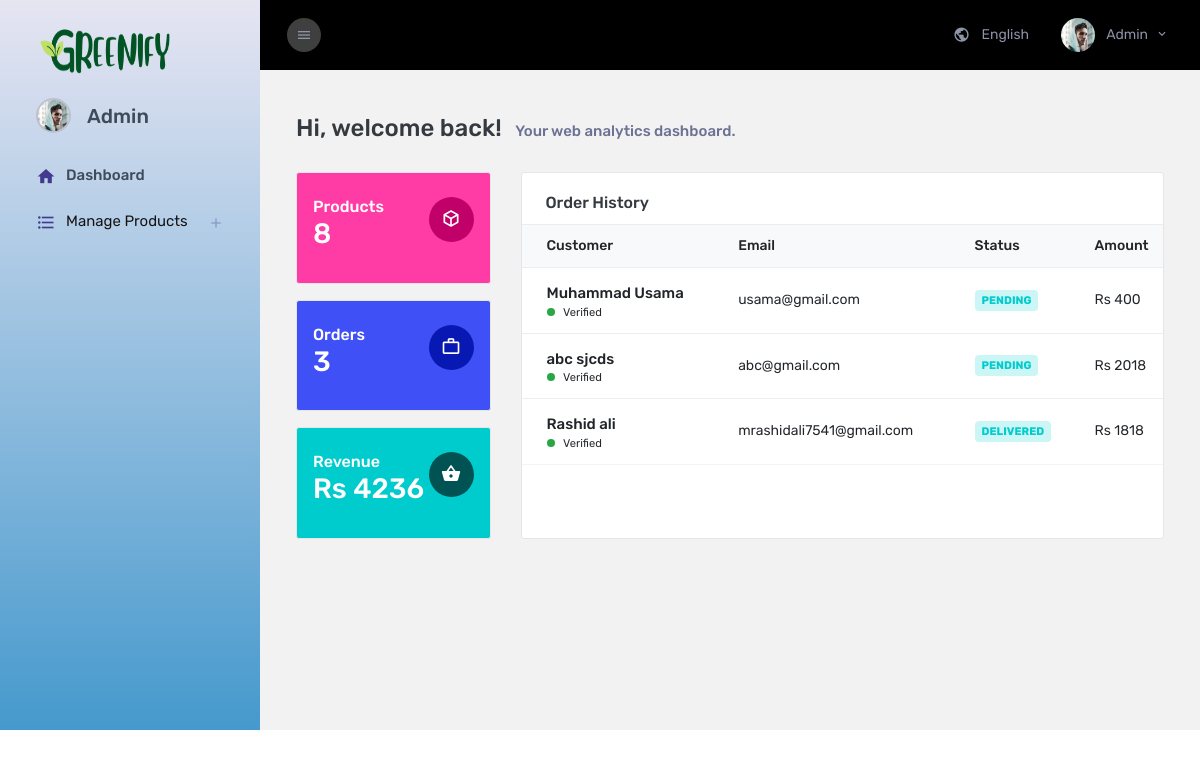
Page /admin/index.php?profile=10201221 (signed in) on the earlier database version.
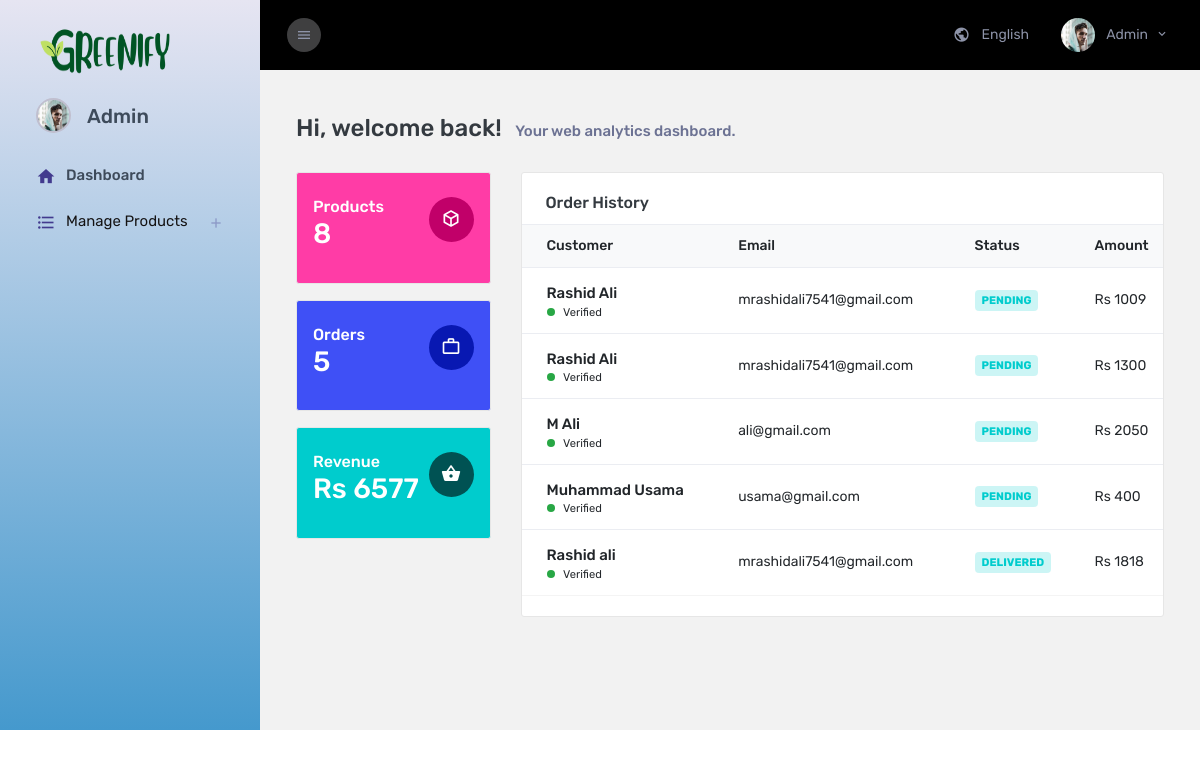
Same page on the later database version.
### tables this page shows
CREATE TABLE IF NOT EXISTS `register_users` (
  `id` int NOT NULL AUTO_INCREMENT,
  `userEmail` varchar(50) NOT NULL,
  `userPassword` varchar(50) NOT NULL,
  `firstName` text NOT NULL,
  `lastName` text NOT NULL,
  `gender` text NOT NULL,
  `address` varchar(100) NOT NULL,
  `dated` timestamp NOT NULL DEFAULT CURRENT_TIMESTAMP ON UPDATE CURRENT_TIMESTAMP,
  PRIMARY KEY (`id`)
);

CREATE TABLE IF NOT EXISTS `checkout` (
  `id` int NOT NULL AUTO_INCREMENT,
  `fname` text NOT NULL,
  `lname` text NOT NULL,
  `email` varchar(255) NOT NULL,
  `mobile` varchar(255) NOT NULL,
  `address` text NOT NULL,
  `amount` int NOT NULL,
  `user_id` varchar(11) NOT NULL DEFAULT '0',
  `payment_method` int NOT NULL,
  `order_status` text NOT NULL,
  `created_at` timestamp NOT NULL DEFAULT CURRENT_TIMESTAMP ON UPDATE CURRENT_TIMESTAMP,
  PRIMARY KEY (`id`)
);

### admin/index.php (the view, shortened to what this page needs)
<?php
    if(isset($_SESSION['logged_in_admin']) && $_SESSION['logged_in_admin'] == "admin")
    {
?>
<!DOCTYPE html>
<html lang="en">
  <head>
    <link rel="stylesheet" href="assets/vendors/mdi/css/materialdesignicons.min.css" />
    <link rel="stylesheet" href="assets/vendors/flag-icon-css/css/flag-icon.min.css" />
    <link rel="stylesheet" href="assets/vendors/css/vendor.bundle.base.css" />
    <link rel="stylesheet" href="assets/vendors/font-awesome/css/font-awesome.min.css" />
    <link rel="stylesheet" href="assets/vendors/bootstrap-datepicker/bootstrap-datepicker.min.css" />
    <link rel="stylesheet" href="assets/css/style.css" />
  </head>
  <body>
    <?php
                if(isset($_SESSION['logged_in_admin']) && $_SESSION['logged_in_admin'] == "admin")
                {
                    $con = mysqli_connect("localhost","root","","product_listing");
                    $profile = $_GET['profile'] - 10201211 ;
                    $user_id =  $profile;
                    $qry = "SELECT * FROM register_users WHERE id = '$user_id'";
                    $res = mysqli_query($con,$qry);
                    if(mysqli_num_rows($res) == 1)
                    {
                        $arr = mysqli_fetch_array($res);
    ?>
    <div class="container-scroller">
      <nav class="sidebar sidebar-offcanvas" id="sidebar">
        <div class="text-center sidebar-brand-wrapper d-flex align-items-center">
          <?php
            $profile =  $arr['id'] + 10201211;
            echo "<a class='sidebar-brand brand-logo' href='../../index.php?profile=$profile'><img src='assets/images/greenify.webp' alt='logo' /></a>";
          ?>
        </div>
        <ul class="nav">
          <li class="nav-item nav-profile mt-2">
            <a href="#" class="nav-link">
              <div class="nav-profile-image">
                <img src="assets/images/faces/face9.jpg" alt="profile" />
              </div>
              <div class="nav-profile-text d-flex flex-column pr-3">
              <span class="font-weight-medium" style="font-size:20px"> <?php echo $arr['firstName']." ".$arr['lastName'] ?></span>
              </div>
            </a>
          </li>
          <li class="nav-item">
          <?php
            $profile =  $arr['id'] + 10201211;
            echo "<a class='nav-link' href='index.php?profile=$profile'>
                  <i class='mdi mdi-home menu-icon'></i>
                  <span class='menu-title'>Dashboard</span>
                  </a>"
          ?>
          </li>
          <li class="nav-item">
            <a class="nav-link" data-toggle="collapse" href="#my-form" aria-expanded="false" aria-controls="my-form">
              <i class="mdi mdi-format-list-bulleted menu-icon"></i>
              <span class="menu-title">Manage Products</span>
              <i class="menu-arrow"></i>
            </a>
          </li>
          <li class="nav-item sidebar-actions">
            <div class="nav-link">
            </div>
          </li>
        </ul>
      </nav>
      <div class="container-fluid page-body-wrapper">
        <nav class="navbar col-lg-12 col-12 p-lg-0 fixed-top d-flex flex-row">
          <div class="navbar-menu-wrapper d-flex align-items-stretch justify-content-between">
            <button class="navbar-toggler navbar-toggler align-self-center mr-2" type="button" data-toggle="minimize">
              <i class="mdi mdi-menu"></i>
            </button>
            <ul class="navbar-nav navbar-nav-right ml-lg-auto">
              <li class="nav-item dropdown d-none d-xl-flex border-0">
                <a class="nav-link " id="languageDropdown" href="#" data-toggle="dropdown">
                  <i class="mdi mdi-earth"></i> English </a>
              </li>
              <li class="nav-item nav-profile dropdown border-0">
                <a class="nav-link dropdown-toggle" id="profileDropdown" href="#" data-toggle="dropdown">
                  <img class="nav-profile-img mr-2" alt="" src="assets/images/faces/face9.jpg" />
                  <span class="profile-name"> <?php echo $arr['firstName']." ".$arr['lastName'] ?></span>
                </a>
              </li>
            </ul>
          </div>
        </nav>
        <div class="main-panel">
          <div class="content-wrapper pb-0">
            <div class="page-header flex-wrap">
              <h3 class="mb-0"> Hi, welcome back! <span class="pl-0 h6 pl-sm-2 text-muted d-inline-block">Your web analytics dashboard.</span>
              </h3>
            </div>
            <div class="row">
              <div class="col-xl-3 col-lg-12 grid-margin">
                <div class="row">
                  <div class="col-xl-12 col-md-6 stretch-card grid-margin grid-margin-sm-0 pb-sm-3">
                    <div class="card bg-danger">
                      <div class="card-body px-3 py-4">
                        <div class="d-flex justify-content-between align-items-start">
                          <div class="color-card">
                            <p class="mb-0 color-card-head">Products</p>
                            <h2 class="text-white">
                            <?php
                              $qry_products = "SELECT *  FROM add_product";
                              $res_products = mysqli_query($con,$qry_products);
                              echo mysqli_num_rows($res_products);
                            ?>
                            </h2>
                          </div>
                          <i class="card-icon-indicator mdi mdi-cube-outline bg-inverse-icon-danger"></i>
                        </div>
                      </div>
                    </div>
                  </div>
                  <div class="col-xl-12 col-md-6 stretch-card grid-margin grid-margin-sm-0 pb-sm-3 pb-lg-0 pb-xl-3">
                    <div class="card bg-primary">
                      <div class="card-body px-3 py-4">
                        <div class="d-flex justify-content-between align-items-start">
                          <div class="color-card">
                            <p class="mb-0 color-card-head">Orders</p>
                            <h2 class="text-white">
                            <?php
                              $qry_checkout = "SELECT *  FROM checkout";
                              $res_checkout = mysqli_query($con,$qry_checkout);
                              echo mysqli_num_rows($res_checkout);
                            ?>
                            </h2>
                          </div>
                          <i class="card-icon-indicator mdi mdi-briefcase-outline bg-inverse-icon-primary"></i>
                        </div>
                      </div>
                    </div>
                  </div>
                  <div class="col-xl-12 col-md-6 stretch-card pb-sm-3 pb-lg-0">
                    <div class="card bg-success">
                      <div class="card-body px-3 py-4">
                        <div class="d-flex justify-content-between align-items-start">
                          <div class="color-card">
                            <p class="mb-0 color-card-head">Revenue</p>
                            <h2 class="text-white">Rs
                            <?php
                              $qry_rev = "SELECT sum(amount) as total FROM checkout";
                              $res_rev = mysqli_query($con,$qry_rev);
                              $data =  mysqli_fetch_assoc($res_rev);
                              echo $data['total'];
                            ?>
                            </h2>
                          </div>
                          <i class="card-icon-indicator mdi mdi-basket bg-inverse-icon-success"></i>
                        </div>
                      </div>
                    </div>
                  </div>
                </div>
              </div>
              <div class="col-xl-9 col-sm-6 grid-margin stretch-card">
                <div class="card">
                  <div class="card-body px-0 overflow-auto">
                    <h4 class="card-title pl-4">Order History</h4>
                    <div class="table-responsive">
                      <table class="table">
                        <thead class="bg-light">
                          <tr>
                            <th>Customer</th>
                            <th>Email</th>
                            <th>Status</th>
                            <th>Amount</th>
                          </tr>
                        </thead>
                        <tbody>
                        <?php
                          $qry = "SELECT * FROM checkout ORDER BY id DESC";
                          $res = mysqli_query($con,$qry);
                          if(mysqli_num_rows($res) > 0)
                          {
                              while($arr = mysqli_fetch_array($res))
                              {
                          ?>
                          <tr>
                            <td>
                              <div class="d-flex align-items-start">
                                <div class="table-user-name ">
                                  <p class="mb-0 font-weight-medium"> <?php echo $arr['fname']." ".$arr['lname']?></p>
                                  <small> Verified</small>
                                </div>
                              </div>
                            </td>
                            <td><?php echo $arr['email']?></td>
                            <td>
                              <div class="badge badge-inverse-success"> <?php echo $arr['order_status']?> </div>
                            </td>
                            <td>Rs <?php echo $arr['amount']?></td>
                          </tr>
                        <?php
                            }
                          }
                        ?>
                        </tbody>
                      </table>
                    </div>
                  </div>
                </div>
              </div>
          </div>
          <footer class="footer">
          </footer>
        </div>
      </div>
    </div>
    <?php
                    }
                  }
    ?>
  </body>
</html>
<?php
    } else {
        $_SESSION['error_login'] = "Need to login First";
        header("location:../account-RL/sign-in/index.php");
    }
?>

Differences in the rows shown:
removed checkout: fname "abc", lname "sjcds", email "abc@gmail.com", order_status "PENDING", amount "2018"
added checkout: fname "Rashid", lname "Ali", email "mrashidali7541@gmail.com", order_status "PENDING", amount "1009"
added checkout: fname "Rashid", lname "Ali", email "mrashidali7541@gmail.com", order_status "PENDING", amount "1300"
added checkout: fname "M", lname "Ali", email "ali@gmail.com", order_status "PENDING", amount "2050"
Other differences:
mysqli_num_rows($res_checkout): "3" → "5"
$data['total']: "4236" → "6577"
